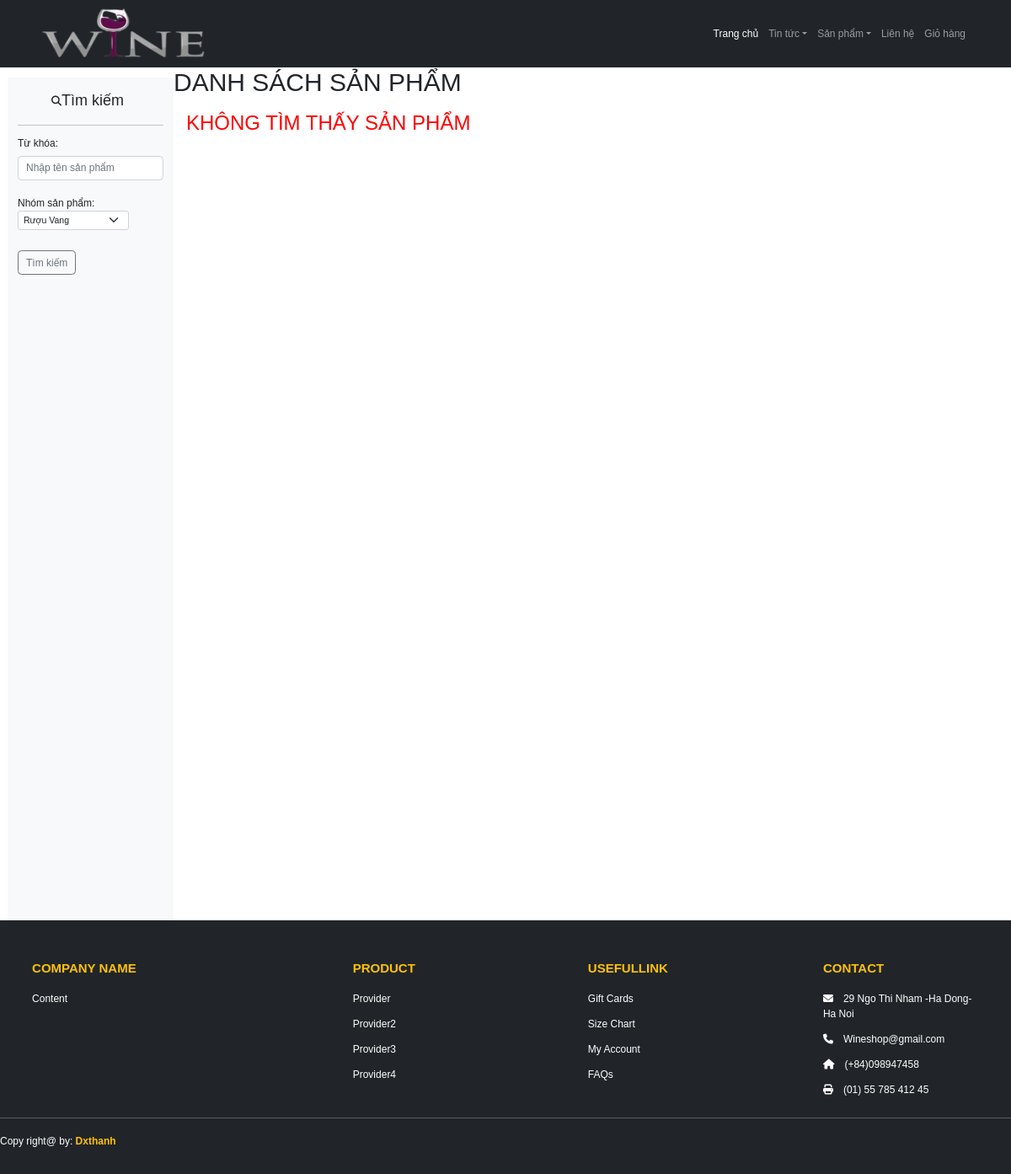
Page /?module=sanpham&manhom=9 on the earlier database version.
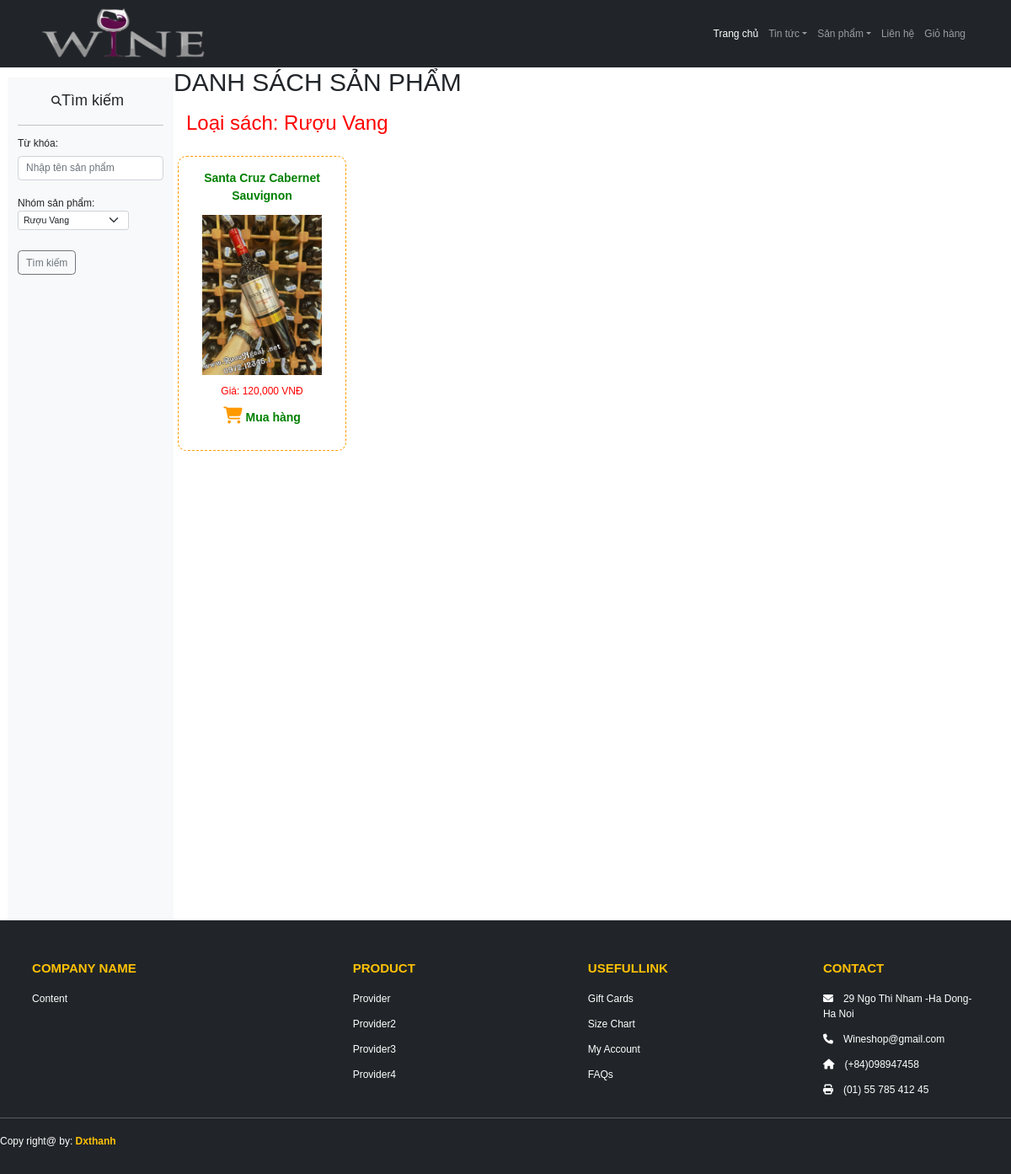
Same page on the later database version.
### tables this page shows
CREATE TABLE `tbcategory` (
  `cat_id` int(11) NOT NULL,
  `cat_name` varchar(100) NOT NULL,
  `cat_ord` int(11) DEFAULT NULL,
  `cat_status` tinyint(1) DEFAULT NULL
);

CREATE TABLE `books` (
  `id` int(11) NOT NULL,
  `title` varchar(255) NOT NULL,
  `author` varchar(100) NOT NULL,
  `price` int(30) NOT NULL,
  `images` varchar(100) DEFAULT NULL,
  `summary` varchar(30) DEFAULT NULL,
  `concentration` float NOT NULL DEFAULT 0,
  `capacity` int(10) NOT NULL DEFAULT 0,
  `content` text DEFAULT NULL,
  `status` tinyint(1) DEFAULT 1,
  `cat_id` int(11) NOT NULL DEFAULT 0
);

### ViewsHome/inc_Left.php (called while the page is built)
<?php include("inc_Left_Timkiem.php"); ?>

### Models/clsDatabase.php (called while the page is built, shortened)
<?php
class clsDatabase
{
	public $conn = NULL;
	function __construct()
	{
		try
		{
			$this->conn = new PDO("mysql:host=localhost;dbname=shop","root","");
			$this->conn->exec("SET NAMES UTF8");
		}
		catch(PDOException $ex)
		{
			echo "<h3>" . $ex->getMessage() . "</h3>";
			die("<h3> LỖI KẾT NỐI CSDL </h3>");
		}
	}
	function ThucthiSQL($sql, $data=NULL)
	{
		$this->pdo_stm = $this->conn->prepare($sql);
		$ketqua=false;
		if($data!=NULL)
			$ketqua = $this->pdo_stm->execute($data);
		else
			$ketqua = $this->pdo_stm->execute();
		return $ketqua;
	}
}
?>

### Models/clsCategory.php (called while the page is built, shortened)
<?php
require_once("clsDatabase.php");
class clsCategory
{
	public $db;
	function __construct()
	{
		$this->db = new clsDatabase();
	}
	function LayDanhSachNhomSanpham($trangthai =2, $order =0)
	{
		$sql = "SELECT * FROM tbcategory";
		if($trangthai!=2)
			$sql = $sql . " WHERE cat_status = " . $trangthai;
		if($order == 1)
			$sql .= " ORDER BY cat_ord ASC";
		else if($order == -1)
			$sql .= " ORDER BY cat_ord DESC";
				$ketqua = $this->db->ThucthiSQL($sql);
		if($ketqua==TRUE)
			$this->data = $this->db->pdo_stm->fetchAll();
		return $ketqua;
	}
	function TimTheoIDNhomSanpham($cat_id)
	{
		$sql = "SELECT * FROM tbcategory WHERE cat_id=?";
		$data[] = $cat_id;
 		$ketqua = $this->db->ThucthiSQL($sql,$data);
		if($ketqua==TRUE)
			$this->data = $this->db->pdo_stm->fetch();
		return $ketqua;
	}
}
?>

### ControllersHome/ctlSanpham.php (called while the page is built, shortened)
<?php
require_once("Models/clsSanpham.php");
require_once("Models/clsCategory.php");
$act = isset($_REQUEST["act"])?$_REQUEST["act"]:"";
$tukhoa = isset($_REQUEST["tTukhoa"])? $_REQUEST["tTukhoa"]:"";
$manhom = isset($_REQUEST["manhom"])?$_REQUEST["manhom"]:0;
$sanpham = new clsSanpham();
$tennhom = "";
if($act=="timkiem")
{
	$ketqua = $sanpham->LayDanhSachSanpham(1,$manhom,$tukhoa);
	if($ketqua)
		$soketqua = $sanpham->db->pdo_stm->rowCount();
}
else
{
	if($manhom >0){
		$ketqua = $sanpham->LayDanhSachSanpham(1,$manhom);
		$cat =  new clsCategory();
		$cat->TimTheoIDNhomSanpham($manhom);
		$tennhom = $cat->data["cat_name"];
	}
	else{
		$ketqua = $sanpham->LayDanhSachSanpham(1,0);
	}
}
require("ViewsHome/v_DSSanpham.php");
?>

### Models/clsSanpham.php (called while the page is built, shortened)
<?php
require_once("clsDatabase.php");
class clsSanpham
{
	public $db;
	function __construct()
	{
		$this->db = new clsDatabase();
	}
	function LayDanhSachSanpham($trangthai=2, $cat_id=0, $tukhoa="")
	{
		$sql = "SELECT Sp.*, Cat.cat_name, Cat.cat_status
					FROM books AS Sp INNER JOIN tbCategory AS Cat
					ON Sp.cat_id=Cat.cat_id WHERE 1 ";
		if($cat_id != 0)
			$sql = $sql . " AND Sp.cat_id = " . $cat_id;
		if($trangthai!=2)
		{
			$sql = $sql . " AND status = " . $trangthai;
			$sql = $sql . " AND cat_status = " . $trangthai;
		}
		$ketqua = $this->db->ThucthiSQL($sql);
		if($ketqua==TRUE)
			$this->data = $this->db->pdo_stm->fetchAll();
		return $ketqua;
	}
}
?>

### DungChung/Tienich.php (the view, shortened to what this page needs)
<?php
function ShowOptions($rows, $valueColumn, $labelColumn, $selectedVal)
{
	foreach($rows as $row)
	{
		$value = $row[$valueColumn];
		$label = $row[$labelColumn];
		$selected = "";
		if($row[$valueColumn]== $selectedVal)
			$selected = "selected";
		echo "<option value='" . $value. "' " . $selected . ">" . $label ."</option>\n";
	}
}
?>

### ViewsHome/v_DSSanpham.php (shortened to what this page needs)
     <div id="content_center">
     	<h1>
         <?php
if($act=="timkiem")
	echo "KẾT QUẢ TÌM KIẾM";
else
	echo "DANH SÁCH SẢN PHẨM";
?>
         </h1>
         <?php
if($sanpham->data==NULL)
	echo "<H2>KHÔNG TÌM THẤY SẢN PHẨM</H2>";
else
	if($act=="timkiem")
		echo "<H2>CÓ ". $soketqua . " SẢN PHẨM</H2>";
	else if($tennhom!="")
		echo "<H2> Loại sách: " . $tennhom . "</H2>";
?>
         <div id="content_sp">
           <?php
           	$rows = $sanpham->data;
	foreach($rows as $row)
	{
		$hinhanh = $row["images"];
	?>
           <div class="sanpham" style="width:200px; height:350px;">
             <p><a href="?module=chitietsanpham&manhom=<?=$row["cat_id"]?>&masp=<?=$row["id"]?>"><?=$row["title"]?></a></p>
             <p><a href="?module=chitietsanpham&manhom=<?=$row["cat_id"]?>&masp=<?=$row["id"]?>"><img src="Hinhanh/Sanpham/<?=$hinhanh?>"></a></p>
             <p>Giá: <?=number_format($row["price"])?> VNĐ</p>
             <p><i class="fa fa-shopping-cart"></i><a href="?module=cart&act=add&masp=<?=$row["id"]?>"> Mua hàng</a></p>
           </div>
	<?php
	}
	?>
         </div>
    </div>

Differences in the rows shown:
now on this page (row unchanged): tbcategory: cat_name "Rượu Vang"
added books: title "Santa Cruz Cabernet Sauvignon", images (picture), price "120,000"
Other differences:
text no longer shown: "KHÔNG TÌM THẤY SẢN PHẨM"
text now shown: "Loại sách:"
